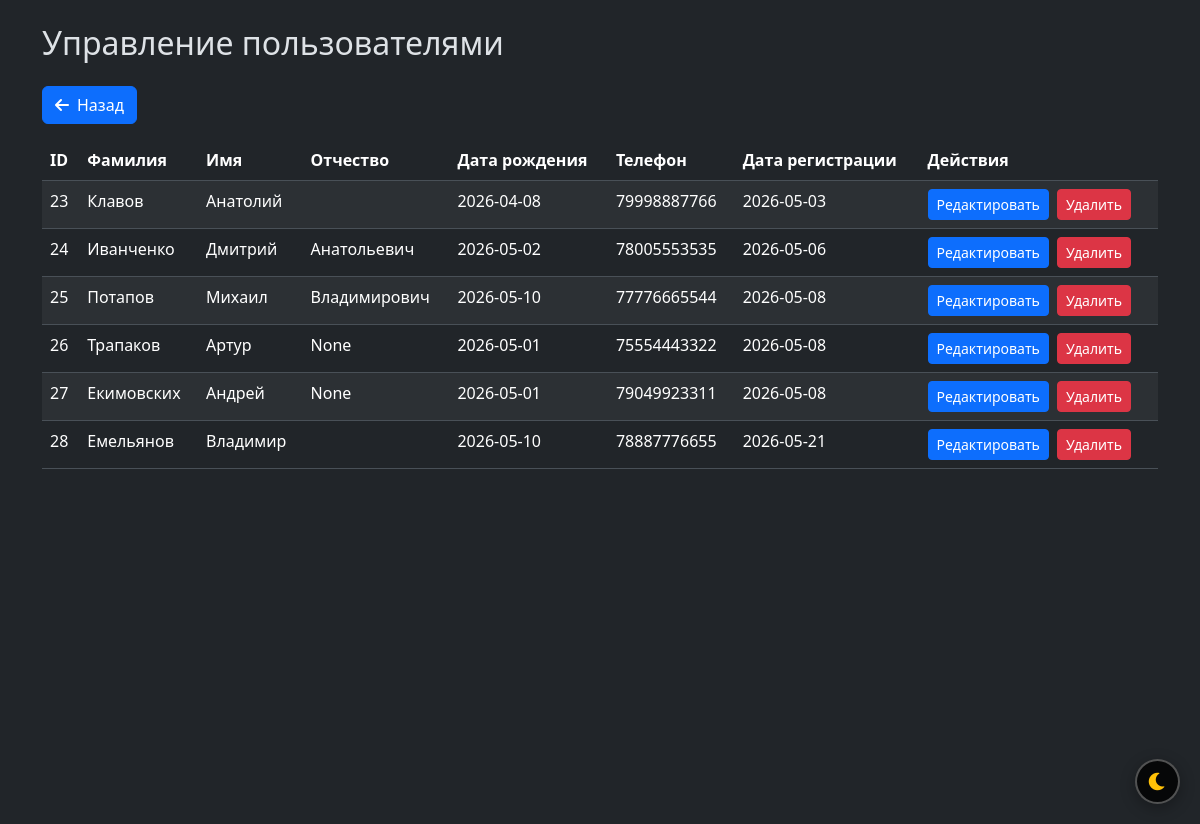
The app's page /admin/clients (signed in) with its own data.
### tables this page shows
CREATE TABLE "Clients" (
	"id"	INTEGER NOT NULL UNIQUE,
	"surname"	TEXT NOT NULL,
	"name"	TEXT NOT NULL,
	"thname"	TEXT,
	"birthday"	DATE NOT NULL,
	"tnumber"	INTEGER NOT NULL,
	"password"	TEXT NOT NULL,
	"regdate"	DATE,
	"avatar"	TEXT,
	PRIMARY KEY("id" AUTOINCREMENT)
);

### admin_routes.py (the view)
@admin_bp.route('/admin/clients')
@admin_required
def manage_clients():
    conn = get_db_connection()
    cursor = conn.cursor()
    cursor.execute("SELECT id, surname, name, thname, birthday, tnumber, regdate FROM Clients")
    clients = cursor.fetchall()
    conn.close()
    return render_template("admin_clients.html",
                         clients=clients,
                         user_name=session['user_name'],
                         is_authenticated=True)

### admin_routes.py (called while the page is built)
def get_db_connection():
    conn = sqlite3.connect('turhelp.db')
    conn.execute("PRAGMA foreign_keys = ON")
    return conn

def admin_required(f):
    @wraps(f)
    def decorated_function(*args, **kwargs):
        if not session.get('is_admin'):
            flash('Доступ запрещен', 'danger')
            return redirect(url_for('home'))
        return f(*args, **kwargs)
    return decorated_function

### templates/admin_clients.html (shortened to what this page needs)
<!doctype html>
<html lang="ru" class="h-100" data-bs-theme="dark">
<head>
    <link rel="stylesheet" href="{{ url_for('static', filename='css/main.css') }}">
	<link rel="stylesheet" href="{{ url_for('static', filename='css/light.css') }}">
    <link rel="stylesheet" href="https://cdnjs.cloudflare.com/ajax/libs/font-awesome/6.0.0/css/all.min.css">
    <link rel="stylesheet" href="https://cdn.jsdelivr.net/npm/bootstrap@5.3.3/dist/css/bootstrap.min.css">
</head>
<body class="body">
<div class="container">
    <h2 class="my-4">Управление пользователями</h2>
    <div class="mb-3">
            <a href="/admin" type="button" class="btn btn-primary">
                <i class="fas fa-arrow-left me-2"></i>Назад
            </a>
    </div>
    <div class="table-responsive">
        <table class="table table-striped">
            <thead>
                <tr>
                    <th>ID</th>
                    <th>Фамилия</th>
                    <th>Имя</th>
                    <th>Отчество</th>
                    <th>Дата рождения</th>
					<th>Телефон</th>
					<th>Дата регистрации</th>
                    <th>Действия</th>
                </tr>
            </thead>
            <tbody>
                {% for client in clients %}
                <tr>
                    <td>{{ client[0] }}</td>
                    <td>{{ client[1] }}</td>
                    <td>{{ client[2] }}</td>
                    <td>{{ client[3] }}</td>
                    <td>{{ client[4] }}</td>
                    <td>{{ client[5] }}</td>
					<td>{{ client[6] }}</td>
                    <td>
                        <a href="{{ url_for('admin_bp.edit_client', client_id=client[0]) }}" class="btn btn-primary btn-sm me-1">Редактировать</a>
                        <form action="{{ url_for('admin_bp.delete_client', client_id=client[0]) }}" method="post" class="d-inline">
                            <button type="submit" class="btn btn-danger btn-sm">Удалить</button>
                        </form>
                    </td>
                </tr>
                {% endfor %}
            </tbody>
        </table>
    </div>
</div>
<button id="theme-switcher-btn" class="theme-switcher-fixed" title="Переключить тему">
    <i class="fas fa-moon"></i>
</button>
</body>
</html>

### static/css/main.css (style rules this page uses)
body { overflow: hidden; height: 100%; font-family: Arial, sans-serif; margin: 0; }
.body { overflow: auto; }

### static/css/light.css (style rules this page uses)
.theme-switcher-fixed { position: fixed; bottom: 20px; right: 20px; width: 45px; height: 45px; border-radius: 50%; border: 2px solid rgba(255, 255, 255, 0.3); background: rgba(0, 0, 0, 0.8); color: #ffc107; font-size: 20px; cursor: pointer; z-index: 9999; display: flex; align-items: center; justify-content: center; transition: all 0.3s ease; box-shadow: 0 4px 15px rgba(0, 0, 0, 0.3); }

### records on screen
Clients: id "23", surname "Клавов", name "Анатолий", birthday "2026-04-08", tnumber "79998887766", regdate "2026-05-03"
Clients: id "24", surname "Иванченко", name "Дмитрий", thname "Анатольевич", birthday "2026-05-02", tnumber "78005553535", regdate "2026-05-06"
Clients: id "25", surname "Потапов", name "Михаил", thname "Владимирович", birthday "2026-05-10", tnumber "77776665544", regdate "2026-05-08"
Clients: id "26", surname "Трапаков", name "Артур", client "None", birthday "2026-05-01", tnumber "75554443322", regdate "2026-05-08"
Clients: id "27", surname "Екимовских", name "Андрей", client "None", birthday "2026-05-01", tnumber "79049923311", regdate "2026-05-08"
Clients: id "28", surname "Емельянов", name "Владимир", birthday "2026-05-10", tnumber "78887776655", regdate "2026-05-21"
